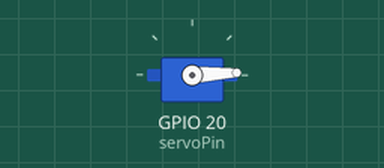
Bench run of a sketch on a simulated ESP32. Shown: servo.

Above: at 0.05 s.
At 1.3 s:
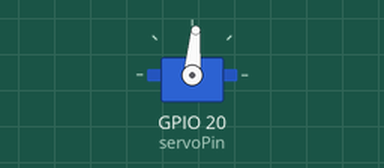
At 2.6 s:
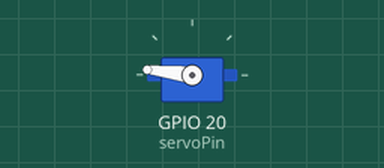
At 5.2 s:
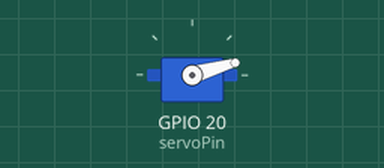
Timing chart, 0 to 7.1 s (numbered marks = the images above):
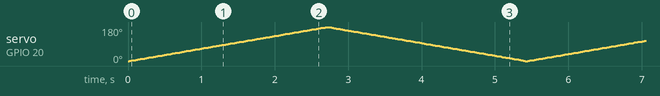

The sketch:

servomotortest.ino
```cpp
#include <ESP32Servo.h>

Servo myServo;

int servoPin = 20;

void setup() {
  myServo.attach(servoPin);
}

void loop() {
  // Rotate from 0° to 180°
  for (int angle = 0; angle <= 180; angle++) {
    myServo.write(angle);
    delay(15);  // Adjust speed (lower = faster)
  }

  // Rotate back from 180° to 0°
  for (int angle = 180; angle >= 0; angle--) {
    myServo.write(angle);
    delay(15);
  }
}
```
